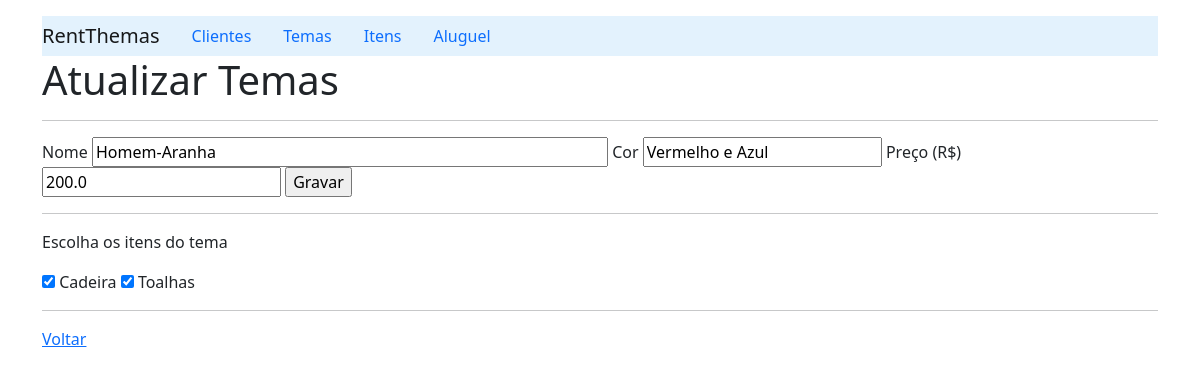
Screenshot of /detailTheme/18 with the database file from the repository.
### rent/models.py (models this page shows, shortened)
class Theme(models.Model):
    name = models.CharField(max_length=20)
    color = models.CharField(max_length=10)
    price = models.FloatField()
    itens =  models.ManyToManyField('Item', related_name='themes')

class Item(models.Model):
    name = models.CharField(max_length=30)
    description = models.CharField(max_length=200)

### rent/views.py (the view)
# urls.py: path('detailTheme/<int:id>', ThemeViews.detailTheme),
    def detailTheme(request, id):
        theme = Theme.objects.get(pk=id)
        return render(request, 'theme/formEditTheme.html', {'theme': theme} )

### rent/templates/theme/formEditTheme.html (shortened to what this page needs)
{% extends "index.html" %}
{% block content %}
    <h1>Atualizar Temas</h1>
    <hr>
        <form action="/updateTheme/{{theme.id}}" method="post">
            <label for="">Nome</label>
            <input type="text" size="50" name="name" value="{{theme.name}}">
            <label for="">Cor</label>
            <input type="text" size="20" name="color" value="{{theme.color}}">
            <label for="">Preço (R$)</label>
            <input type="text" size="20" name="price" value="{{theme.price}}">
            <input type="submit" value="Gravar">
            <hr>
            <p>Escolha os itens do tema</p>
            {% for item in theme.itens.all %}
                {% if item%}
                    <input type="checkbox" name="item" value="{{item.id}}" id="" checked>
                    <label for="item_name">{{item.name}}</label>
                {% endif%}
            {% endfor %}
        </form>
        <hr>
        <a href="/listTheme">Voltar</a>
{% endblock %}

### rows the page displays
Theme: name "Homem-Aranha", color "Vermelho e Azul", price "200.0"
Item: name "Cadeira"
Item: name "Toalhas"
